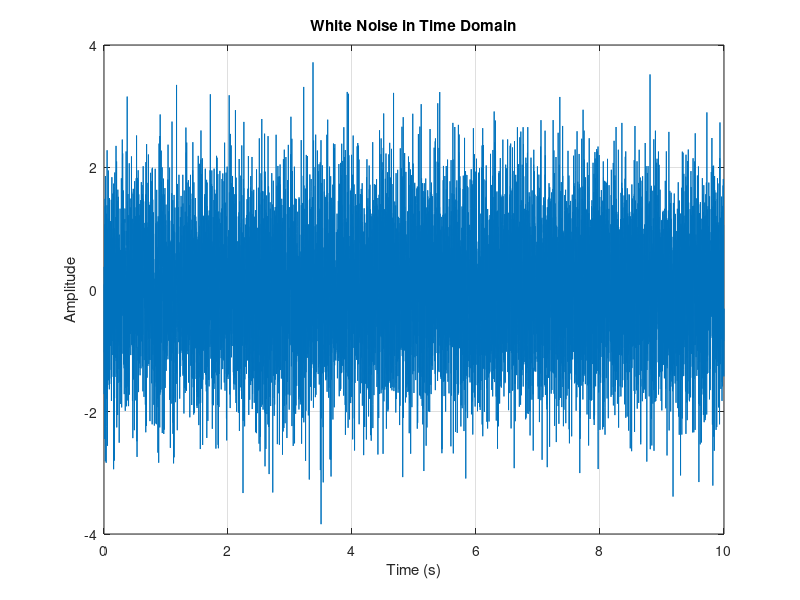
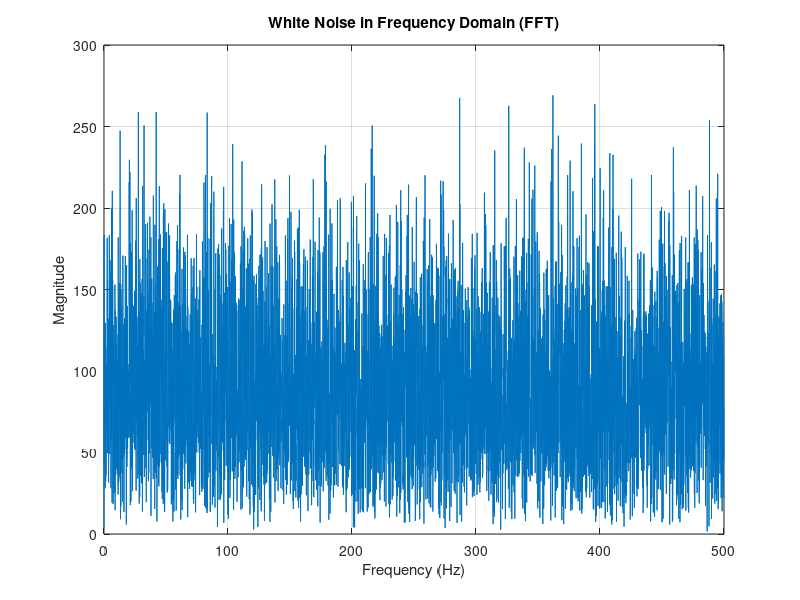
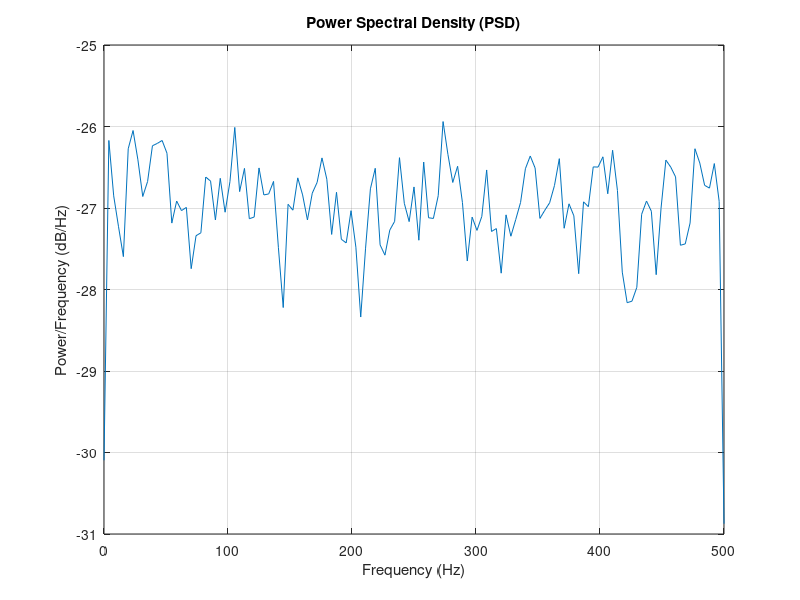

Write MATLAB code to recreate these figures, in order. (Note: this script raises an error after producing the figures.)
%% 

fs = 1000; % Frequency of sampling (Hz)
t = 0:1/fs:10-1/fs; % Time vector
whiteNoise = randn(size(t)); % White noise signal

% Plot the white noise signal in the time domain
figure;
plot(t, whiteNoise);
xlabel('Time (s)');
ylabel('Amplitude');
title('White Noise in Time Domain');
grid on;



%% 
N = length(whiteNoise); % Length of the signal
f = (0:N-1)*(fs/N); % Frequency vector

% Compute the FFT of the signal
Y = fft(whiteNoise);

% Plot the magnitude of the FFT (single-sided spectrum)
figure;
plot(f(1:floor(N/2)), abs(Y(1:floor(N/2))));
xlabel('Frequency (Hz)');
ylabel('Magnitude');
title('White Noise in Frequency Domain (FFT)');
grid on;

%% 
% Using the pwelch method for PSD
[pxx, f] = pwelch(whiteNoise, [], [], [], fs);

% Plot the PSD
figure;
plot(f, 10*log10(pxx)); % Convert to dB scale
xlabel('Frequency (Hz)');
ylabel('Power/Frequency (dB/Hz)');
title('Power Spectral Density (PSD)');
grid on;

%% 

% Plot spectrogram
figure;
spectrogram(whiteNoise,256,250,256,fs,'yaxis');
title('Spectrogram of White Noise');
